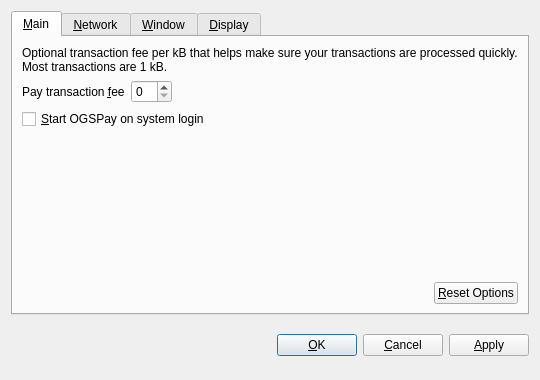
<?xml version="1.0" encoding="UTF-8"?>
<ui version="4.0">
 <class>OptionsDialog</class>
 <widget class="QDialog" name="OptionsDialog">
  <property name="geometry">
   <rect>
    <x>0</x>
    <y>0</y>
    <width>540</width>
    <height>380</height>
   </rect>
  </property>
  <property name="windowTitle">
   <string>Options</string>
  </property>
  <property name="modal">
   <bool>true</bool>
  </property>
  <layout class="QVBoxLayout" name="verticalLayout">
   <item>
    <widget class="QTabWidget" name="tabWidget">
     <property name="tabPosition">
      <enum>QTabWidget::North</enum>
     </property>
     <property name="currentIndex">
      <number>0</number>
     </property>
     <widget class="QWidget" name="tabMain">
      <attribute name="title">
       <string>&amp;Main</string>
      </attribute>
      <layout class="QVBoxLayout" name="verticalLayout_Main">
       <item>
        <widget class="QLabel" name="transactionFeeInfoLabel">
         <property name="text">
          <string>Optional transaction fee per kB that helps make sure your transactions are processed quickly. Most transactions are 1 kB.</string>
         </property>
         <property name="textFormat">
          <enum>Qt::PlainText</enum>
         </property>
         <property name="wordWrap">
          <bool>true</bool>
         </property>
        </widget>
       </item>
       <item>
        <layout class="QHBoxLayout" name="horizontalLayout_1_Main">
         <item>
          <widget class="QLabel" name="transactionFeeLabel">
           <property name="text">
            <string>Pay transaction &amp;fee</string>
           </property>
           <property name="textFormat">
            <enum>Qt::PlainText</enum>
           </property>
           <property name="buddy">
            <cstring>transactionFee</cstring>
           </property>
          </widget>
         </item>
         <item>
          <widget class="BitcoinAmountField" name="transactionFee"/>
         </item>
         <item>
          <spacer name="horizontalSpacer_1_Main">
           <property name="orientation">
            <enum>Qt::Horizontal</enum>
           </property>
           <property name="sizeHint" stdset="0">
            <size>
             <width>40</width>
             <height>20</height>
            </size>
           </property>
          </spacer>
         </item>
        </layout>
       </item>
       <item>
        <widget class="QCheckBox" name="bitcoinAtStartup">
         <property name="toolTip">
          <string>Automatically start OGSPay after logging in to the system.</string>
         </property>
         <property name="text">
          <string>&amp;Start OGSPay on system login</string>
         </property>
        </widget>
       </item>
       <item>
        <spacer name="verticalSpacer_Main">
         <property name="orientation">
          <enum>Qt::Vertical</enum>
         </property>
         <property name="sizeHint" stdset="0">
          <size>
           <width>20</width>
           <height>40</height>
          </size>
         </property>
        </spacer>
       </item>
       <item>
        <layout class="QHBoxLayout" name="horizontalLayout_2_Main">
         <item>
          <spacer name="horizontalSpacer_2_Main">
           <property name="orientation">
            <enum>Qt::Horizontal</enum>
           </property>
           <property name="sizeHint" stdset="0">
            <size>
             <width>40</width>
             <height>20</height>
            </size>
           </property>
          </spacer>
         </item>
         <item>
          <widget class="QPushButton" name="resetButton">
           <property name="toolTip">
            <string>Reset all client options to default.</string>
           </property>
           <property name="text">
            <string>&amp;Reset Options</string>
           </property>
           <property name="autoDefault">
            <bool>false</bool>
           </property>
          </widget>
         </item>
        </layout>
       </item>
      </layout>
     </widget>
     <widget class="QWidget" name="tabNetwork">
      <attribute name="title">
       <string>&amp;Network</string>
      </attribute>
      <layout class="QVBoxLayout" name="verticalLayout_Network">
       <item>
        <widget class="QCheckBox" name="mapPortUpnp">
         <property name="toolTip">
          <string>Automatically open the OGSPay client port on the router. This only works when your router supports UPnP and it is enabled.</string>
         </property>
         <property name="text">
          <string>Map port using &amp;UPnP</string>
         </property>
        </widget>
       </item>
       <item>
        <widget class="QCheckBox" name="connectSocks">
         <property name="toolTip">
          <string>Connect to the OGSPay network through a SOCKS proxy (e.g. when connecting through Tor).</string>
         </property>
         <property name="text">
          <string>&amp;Connect through SOCKS proxy:</string>
         </property>
        </widget>
       </item>
       <item>
        <layout class="QHBoxLayout" name="horizontalLayout_Network">
         <item>
          <widget class="QLabel" name="proxyIpLabel">
           <property name="text">
            <string>Proxy &amp;IP:</string>
           </property>
           <property name="textFormat">
            <enum>Qt::PlainText</enum>
           </property>
           <property name="buddy">
            <cstring>proxyIp</cstring>
           </property>
          </widget>
         </item>
         <item>
          <widget class="QValidatedLineEdit" name="proxyIp">
           <property name="maximumSize">
            <size>
             <width>140</width>
             <height>16777215</height>
            </size>
           </property>
           <property name="toolTip">
            <string>IP address of the proxy (e.g. 127.0.0.1)</string>
           </property>
          </widget>
         </item>
         <item>
          <widget class="QLabel" name="proxyPortLabel">
           <property name="text">
            <string>&amp;Port:</string>
           </property>
           <property name="textFormat">
            <enum>Qt::PlainText</enum>
           </property>
           <property name="buddy">
            <cstring>proxyPort</cstring>
           </property>
          </widget>
         </item>
         <item>
          <widget class="QLineEdit" name="proxyPort">
           <property name="maximumSize">
            <size>
             <width>55</width>
             <height>16777215</height>
            </size>
           </property>
           <property name="toolTip">
            <string>Port of the proxy (e.g. 9050)</string>
           </property>
          </widget>
         </item>
         <item>
          <widget class="QLabel" name="socksVersionLabel">
           <property name="text">
            <string>SOCKS &amp;Version:</string>
           </property>
           <property name="textFormat">
            <enum>Qt::PlainText</enum>
           </property>
           <property name="buddy">
            <cstring>socksVersion</cstring>
           </property>
          </widget>
         </item>
         <item>
          <widget class="QValueComboBox" name="socksVersion">
           <property name="toolTip">
            <string>SOCKS version of the proxy (e.g. 5)</string>
           </property>
          </widget>
         </item>
         <item>
          <spacer name="horizontalSpacer_Network">
           <property name="orientation">
            <enum>Qt::Horizontal</enum>
           </property>
           <property name="sizeHint" stdset="0">
            <size>
             <width>40</width>
             <height>20</height>
            </size>
           </property>
          </spacer>
         </item>
        </layout>
       </item>
       <item>
        <spacer name="verticalSpacer_Network">
         <property name="orientation">
          <enum>Qt::Vertical</enum>
         </property>
         <property name="sizeHint" stdset="0">
          <size>
           <width>20</width>
           <height>40</height>
          </size>
         </property>
        </spacer>
       </item>
      </layout>
     </widget>
     <widget class="QWidget" name="tabWindow">
      <attribute name="title">
       <string>&amp;Window</string>
      </attribute>
      <layout class="QVBoxLayout" name="verticalLayout_Window">
       <item>
        <widget class="QCheckBox" name="minimizeToTray">
         <property name="toolTip">
          <string>Show only a tray icon after minimizing the window.</string>
         </property>
         <property name="text">
          <string>&amp;Minimize to the tray instead of the taskbar</string>
         </property>
        </widget>
       </item>
       <item>
        <widget class="QCheckBox" name="minimizeOnClose">
         <property name="toolTip">
          <string>Minimize instead of exit the application when the window is closed. When this option is enabled, the application will be closed only after selecting Quit in the menu.</string>
         </property>
         <property name="text">
          <string>M&amp;inimize on close</string>
         </property>
        </widget>
       </item>
       <item>
        <spacer name="verticalSpacer_Window">
         <property name="orientation">
          <enum>Qt::Vertical</enum>
         </property>
         <property name="sizeHint" stdset="0">
          <size>
           <width>20</width>
           <height>40</height>
          </size>
         </property>
        </spacer>
       </item>
      </layout>
     </widget>
     <widget class="QWidget" name="tabDisplay">
      <attribute name="title">
       <string>&amp;Display</string>
      </attribute>
      <layout class="QVBoxLayout" name="verticalLayout_Display">
       <item>
        <layout class="QHBoxLayout" name="horizontalLayout_1_Display">
         <item>
          <widget class="QLabel" name="langLabel">
           <property name="text">
            <string>User Interface &amp;language:</string>
           </property>
           <property name="textFormat">
            <enum>Qt::PlainText</enum>
           </property>
           <property name="buddy">
            <cstring>lang</cstring>
           </property>
          </widget>
         </item>
         <item>
          <widget class="QValueComboBox" name="lang">
           <property name="toolTip">
            <string>The user interface language can be set here. This setting will take effect after restarting OGSPay.</string>
           </property>
          </widget>
         </item>
        </layout>
       </item>
       <item>
        <layout class="QHBoxLayout" name="horizontalLayout_2_Display">
         <item>
          <widget class="QLabel" name="unitLabel">
           <property name="text">
            <string>&amp;Unit to show amounts in:</string>
           </property>
           <property name="textFormat">
            <enum>Qt::PlainText</enum>
           </property>
           <property name="buddy">
            <cstring>unit</cstring>
           </property>
          </widget>
         </item>
         <item>
          <widget class="QValueComboBox" name="unit">
           <property name="toolTip">
            <string>Choose the default subdivision unit to show in the interface and when sending coins.</string>
           </property>
          </widget>
         </item>
        </layout>
       </item>
       <item>
        <widget class="QCheckBox" name="displayAddresses">
         <property name="toolTip">
          <string>Whether to show OGSPay addresses in the transaction list or not.</string>
         </property>
         <property name="text">
          <string>&amp;Display addresses in transaction list</string>
         </property>
        </widget>
       </item>
       <item>
        <widget class="QCheckBox" name="coinControlFeatures">
         <property name="toolTip">
          <string>Whether to show coin control features or not.</string>
         </property>
         <property name="text">
          <string>Display coin &amp;control features (experts only!)</string>
         </property>
        </widget>
       </item>
       <item>
        <spacer name="verticalSpacer_Display">
         <property name="orientation">
          <enum>Qt::Vertical</enum>
         </property>
         <property name="sizeHint" stdset="0">
          <size>
           <width>20</width>
           <height>40</height>
          </size>
         </property>
        </spacer>
       </item>
      </layout>
     </widget>
    </widget>
   </item>
   <item>
    <layout class="QHBoxLayout" name="horizontalLayout_Buttons">
     <item>
      <spacer name="horizontalSpacer_1">
       <property name="orientation">
        <enum>Qt::Horizontal</enum>
       </property>
       <property name="sizeHint" stdset="0">
        <size>
         <width>40</width>
         <height>48</height>
        </size>
       </property>
      </spacer>
     </item>
     <item>
      <widget class="QLabel" name="statusLabel">
       <property name="font">
        <font>
         <weight>75</weight>
         <bold>true</bold>
        </font>
       </property>
       <property name="text">
        <string/>
       </property>
       <property name="textFormat">
        <enum>Qt::PlainText</enum>
       </property>
       <property name="wordWrap">
        <bool>true</bool>
       </property>
      </widget>
     </item>
     <item>
      <spacer name="horizontalSpacer_2">
       <property name="orientation">
        <enum>Qt::Horizontal</enum>
       </property>
       <property name="sizeHint" stdset="0">
        <size>
         <width>40</width>
         <height>48</height>
        </size>
       </property>
      </spacer>
     </item>
     <item>
      <widget class="QPushButton" name="okButton">
       <property name="text">
        <string>&amp;OK</string>
       </property>
      </widget>
     </item>
     <item>
      <widget class="QPushButton" name="cancelButton">
       <property name="text">
        <string>&amp;Cancel</string>
       </property>
       <property name="autoDefault">
        <bool>false</bool>
       </property>
      </widget>
     </item>
     <item>
      <widget class="QPushButton" name="applyButton">
       <property name="text">
        <string>&amp;Apply</string>
       </property>
       <property name="autoDefault">
        <bool>false</bool>
       </property>
      </widget>
     </item>
    </layout>
   </item>
  </layout>
 </widget>
 <customwidgets>
  <customwidget>
   <class>BitcoinAmountField</class>
   <extends>QSpinBox</extends>
   <header>bitcoinamountfield.h</header>
  </customwidget>
  <customwidget>
   <class>QValueComboBox</class>
   <extends>QComboBox</extends>
   <header>qvaluecombobox.h</header>
  </customwidget>
  <customwidget>
   <class>QValidatedLineEdit</class>
   <extends>QLineEdit</extends>
   <header>qvalidatedlineedit.h</header>
  </customwidget>
 </customwidgets>
 <resources/>
 <connections/>
</ui>
